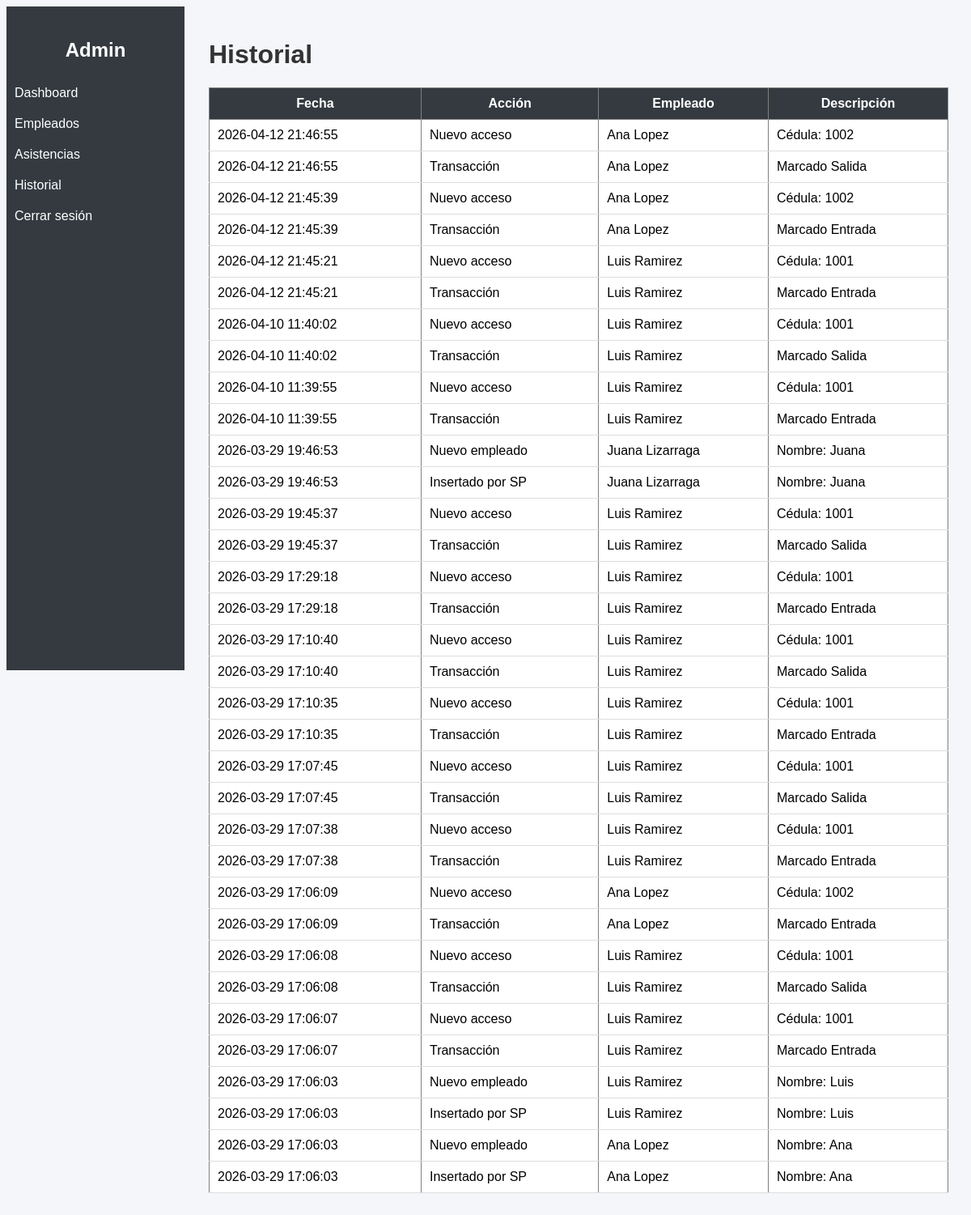
Screenshot of /admin/historial.php (signed in) with the database file from the repository.
### tables this page shows
CREATE TABLE `historial` (
  `id` int(11) NOT NULL,
  `accion` varchar(100) DEFAULT NULL,
  `fecha` datetime DEFAULT NULL,
  `descripcion` text DEFAULT NULL,
  `cedula` int(11) DEFAULT NULL
);

CREATE TABLE `empleados` (
  `cedula` int(11) NOT NULL,
  `nombre` varchar(255) NOT NULL,
  `apellido` varchar(255) NOT NULL,
  `foto` varchar(255) NOT NULL,
  `departamento_id` int(11) DEFAULT NULL
);

### admin/historial.php (the view, shortened to what this page needs)
<?php
require("../config/conexion.php");
$historial = $conexion->query("
SELECT h.*, e.nombre, e.apellido
FROM historial h
LEFT JOIN empleados e ON h.cedula = e.cedula
ORDER BY h.fecha DESC
");
?>
<!DOCTYPE html>
<html>
<head>
<link rel="stylesheet" href="../assets/css/style.css">
</head>
<body>
<div class="sidebar">
    <h2>Admin</h2>
    <a href="dashboard.php">Dashboard</a>
    <a href="empleados.php">Empleados</a>
    <a href="asistencias.php">Asistencias</a>
    <a href="historial.php">Historial</a>
    <a href="../logout.php">Cerrar sesión</a>
</div>
<div class="content">
<h1>Historial</h1>
<table border="1" width="100%">
<tr>
    <th>Fecha</th>
    <th>Acción</th>
    <th>Empleado</th>
    <th>Descripción</th>
</tr>
<?php while($h = $historial->fetch_assoc()): ?>
<tr>
    <td><?= $h['fecha'] ?></td>
    <td><?= $h['accion'] ?></td>
    <td><?= $h['nombre'] ?> <?= $h['apellido'] ?></td>
    <td><?= $h['descripcion'] ?></td>
</tr>
<?php endwhile; ?>
</table>
</div>
</body>
</html>

### assets/css/style.css (style rules this page uses)
body { font-family: Arial; background: #f4f6f9; }
.sidebar { width: 220px; height: 100vh; background: #343a40; position: fixed; color: white; padding-top: 20px; }
.sidebar h2 { text-align: center; }
.sidebar a { display: block; color: white; padding: 10px; text-decoration: none; }
.content { margin-left: 230px; padding: 20px; }
table { width: 100%; border-collapse: collapse; margin-top: 20px; background: white; }
th { background: #343a40; color: white; padding: 10px; }
td { padding: 10px; border-bottom: 1px solid #ddd; }
h1, h3 { color: #333; }

### rows the page displays
historial: fecha "2026-04-12 21:46:55", accion "Nuevo acceso", cedula.nombre "Ana", cedula.apellido "Lopez", descripcion "Cédula: 1002"
historial: fecha "2026-04-12 21:46:55", accion "Transacción", cedula.nombre "Ana", cedula.apellido "Lopez", descripcion "Marcado Salida"
historial: fecha "2026-04-12 21:45:39", accion "Nuevo acceso", cedula.nombre "Ana", cedula.apellido "Lopez", descripcion "Cédula: 1002"
historial: fecha "2026-04-12 21:45:39", accion "Transacción", cedula.nombre "Ana", cedula.apellido "Lopez", descripcion "Marcado Entrada"
historial: fecha "2026-04-12 21:45:21", accion "Nuevo acceso", cedula.nombre "Luis", cedula.apellido "Ramirez", descripcion "Cédula: 1001"
historial: fecha "2026-04-12 21:45:21", accion "Transacción", cedula.nombre "Luis", cedula.apellido "Ramirez", descripcion "Marcado Entrada"
historial: fecha "2026-04-10 11:40:02", accion "Nuevo acceso", cedula.nombre "Luis", cedula.apellido "Ramirez", descripcion "Cédula: 1001"
historial: fecha "2026-04-10 11:40:02", accion "Transacción", cedula.nombre "Luis", cedula.apellido "Ramirez", descripcion "Marcado Salida"
historial: fecha "2026-04-10 11:39:55", accion "Nuevo acceso", cedula.nombre "Luis", cedula.apellido "Ramirez", descripcion "Cédula: 1001"
historial: fecha "2026-04-10 11:39:55", accion "Transacción", cedula.nombre "Luis", cedula.apellido "Ramirez", descripcion "Marcado Entrada"
historial: fecha "2026-03-29 19:46:53", accion "Nuevo empleado", cedula.nombre "Juana", cedula.apellido "Lizarraga", descripcion "Nombre: Juana"
historial: fecha "2026-03-29 19:46:53", accion "Insertado por SP", cedula.nombre "Juana", cedula.apellido "Lizarraga", descripcion "Nombre: Juana"
historial: fecha "2026-03-29 19:45:37", accion "Nuevo acceso", cedula.nombre "Luis", cedula.apellido "Ramirez", descripcion "Cédula: 1001"
historial: fecha "2026-03-29 19:45:37", accion "Transacción", cedula.nombre "Luis", cedula.apellido "Ramirez", descripcion "Marcado Salida"
historial: fecha "2026-03-29 17:29:18", accion "Nuevo acceso", cedula.nombre "Luis", cedula.apellido "Ramirez", descripcion "Cédula: 1001"
historial: fecha "2026-03-29 17:29:18", accion "Transacción", cedula.nombre "Luis", cedula.apellido "Ramirez", descripcion "Marcado Entrada"
historial: fecha "2026-03-29 17:10:40", accion "Nuevo acceso", cedula.nombre "Luis", cedula.apellido "Ramirez", descripcion "Cédula: 1001"
historial: fecha "2026-03-29 17:10:40", accion "Transacción", cedula.nombre "Luis", cedula.apellido "Ramirez", descripcion "Marcado Salida"
historial: fecha "2026-03-29 17:10:35", accion "Nuevo acceso", cedula.nombre "Luis", cedula.apellido "Ramirez", descripcion "Cédula: 1001"
historial: fecha "2026-03-29 17:10:35", accion "Transacción", cedula.nombre "Luis", cedula.apellido "Ramirez", descripcion "Marcado Entrada"
historial: fecha "2026-03-29 17:07:45", accion "Nuevo acceso", cedula.nombre "Luis", cedula.apellido "Ramirez", descripcion "Cédula: 1001"
historial: fecha "2026-03-29 17:07:45", accion "Transacción", cedula.nombre "Luis", cedula.apellido "Ramirez", descripcion "Marcado Salida"
historial: fecha "2026-03-29 17:07:38", accion "Nuevo acceso", cedula.nombre "Luis", cedula.apellido "Ramirez", descripcion "Cédula: 1001"
historial: fecha "2026-03-29 17:07:38", accion "Transacción", cedula.nombre "Luis", cedula.apellido "Ramirez", descripcion "Marcado Entrada"
historial: fecha "2026-03-29 17:06:09", accion "Nuevo acceso", cedula.nombre "Ana", cedula.apellido "Lopez", descripcion "Cédula: 1002"
historial: fecha "2026-03-29 17:06:09", accion "Transacción", cedula.nombre "Ana", cedula.apellido "Lopez", descripcion "Marcado Entrada"
historial: fecha "2026-03-29 17:06:08", accion "Nuevo acceso", cedula.nombre "Luis", cedula.apellido "Ramirez", descripcion "Cédula: 1001"
historial: fecha "2026-03-29 17:06:08", accion "Transacción", cedula.nombre "Luis", cedula.apellido "Ramirez", descripcion "Marcado Salida"
historial: fecha "2026-03-29 17:06:07", accion "Nuevo acceso", cedula.nombre "Luis", cedula.apellido "Ramirez", descripcion "Cédula: 1001"
historial: fecha "2026-03-29 17:06:07", accion "Transacción", cedula.nombre "Luis", cedula.apellido "Ramirez", descripcion "Marcado Entrada"
historial: fecha "2026-03-29 17:06:03", accion "Nuevo empleado", cedula.nombre "Luis", cedula.apellido "Ramirez", descripcion "Nombre: Luis"
historial: fecha "2026-03-29 17:06:03", accion "Insertado por SP", cedula.nombre "Luis", cedula.apellido "Ramirez", descripcion "Nombre: Luis"
historial: fecha "2026-03-29 17:06:03", accion "Nuevo empleado", cedula.nombre "Ana", cedula.apellido "Lopez", descripcion "Nombre: Ana"
historial: fecha "2026-03-29 17:06:03", accion "Insertado por SP", cedula.nombre "Ana", cedula.apellido "Lopez", descripcion "Nombre: Ana"
